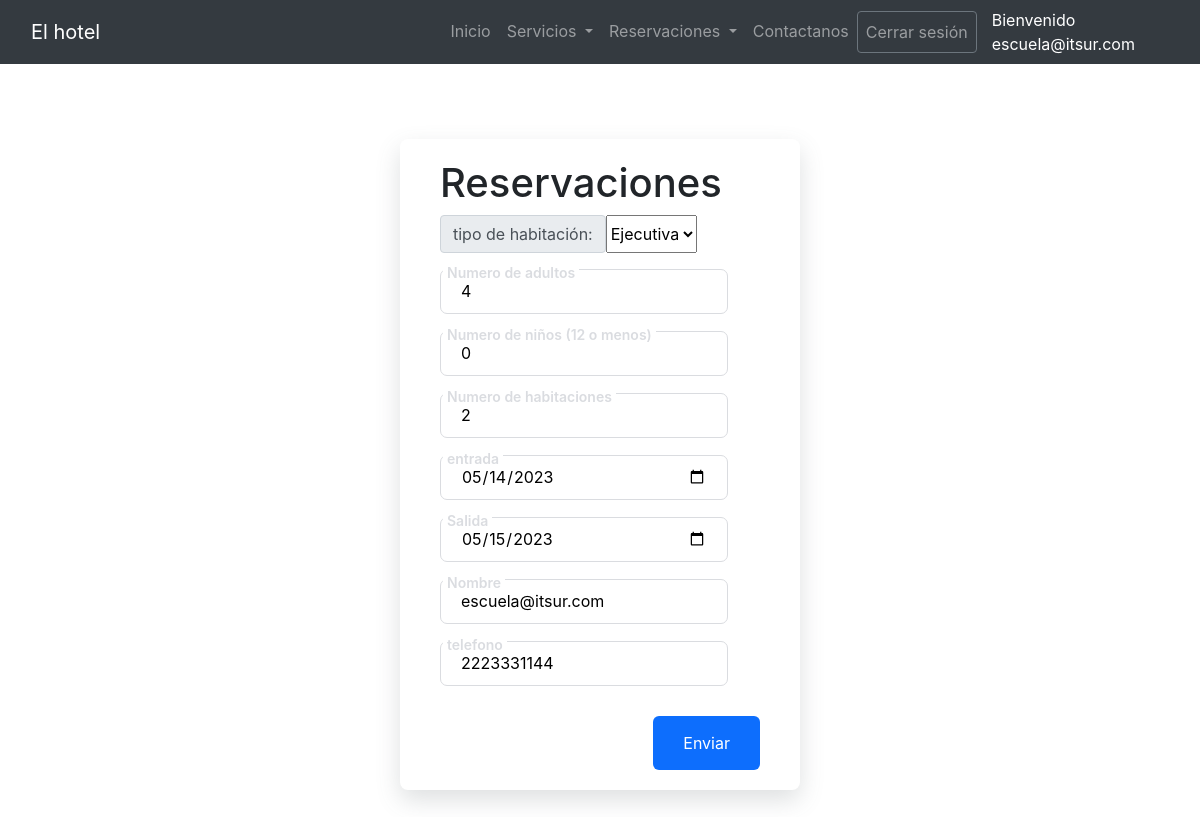
The app's page /updateReservacion.php?id=15 (signed in) with its own data.
### tables this page shows
CREATE TABLE `reservacion` (
  `id` int(3) NOT NULL,
  `tipohabitaciones` varchar(10) NOT NULL,
  `numerohabitaciones` int(3) NOT NULL,
  `entrada` varchar(15) NOT NULL,
  `salida` varchar(15) NOT NULL,
  `nombreCliente` varchar(80) NOT NULL,
  `telefono` varchar(15) NOT NULL,
  `idUsuario` int(3) NOT NULL,
  `adultos` int(3) NOT NULL,
  `jovenes` int(3) NOT NULL,
  `costoTotal` int(6) NOT NULL,
  `status` varchar(30) NOT NULL
);

### datos/classConectionMySQL.php (called while the page is built, shortened)
<?php
class ConnectionMySQL{
	private $host;
	private $user;
	private $password;
	private $database;
	public $conn;
	public function __construct(){
		$this->host=HOST;
		$this->user=USER;
		$this->password=PASSWORD;
		$this->database=DATABASE;
	}
	public function CreateConnection(){
		$this->conn = new mysqli($this->host,$this->user,$this->password,$this->database);
	}
	public function ExecuteQuery($sql){
		$result = $this->conn->query($sql);
		return $result;
	}
	public function GetRows($result){
		return $result->fetch_row();
	}
}
?>

### updateReservacion.php (the view, shortened to what this page needs)
<!DOCTYPE html>
<html lang="en">
<head>
    <link rel="stylesheet" href="cssPag/Rstye.css">
	<link rel="stylesheet" href="https://stackpath.bootstrapcdn.com/bootstrap/4.3.1/css/bootstrap.min.css">
</head>
<body>
	<?php
    	if (isset($_GET["id"]) && isset($_SESSION["user"])){
        $usuario=$_SESSION["user"];
			include_once "encabezados/logeado.php";
      require("datos/classConectionMySQL.php");
			$NewConn = new ConnectionMySQL();
			$NewConn->CreateConnection();
			$id= $_GET['id'];
			$query = "Select * from reservacion WHERE id = $id";
			$result = $NewConn -> ExecuteQuery($query);
      if ($result){
        $RowCount = $NewConn->GetCountAffectedRows();
        if ($RowCount>0){
          $row=$NewConn -> GetRows($result);
        }
      }
    	} else {
			  header("Location: index.php");
        header('Location: index.php');
    	}
  	?>
    <div class="signupFrm py-5 ">
    <form method="POST" action="editarReservacion.php" onsubmit="return verificarDatos()" class="form" id="frmReserva" name="frmReserva">
      <h1>Reservaciones</h1>
      <div class="input-group mb-3">
        <label class="input-group-text" for="tipoHabitaciones">tipo de habitación:</label>
        <select class="form-select" id="tipoHabitaciones" name="tipoHabitaciones">
          <option value="<?php echo $row[1]?>" selected><?php echo $row[1]?></option>
          </select>
      </div>
      <div class="inputContainer">
        <input maxlength="3" minlength="1" id="adultos" name="adultos" type="number" class="input" placeholder="a" required="[0-9]+" value="<?php echo $row[8]?>">
        <label for="" class="label">Numero de adultos</label>
      </div>
        <div class="inputContainer">
        <input maxlength="3" minlength="1" id="jovenes" name="jovenes" type="number" class="input" placeholder="a" required="[0-9]+" value="<?php echo $row[9]?>">
        <label for="" class="label">Numero de niños (12 o menos)</label>
      </div>
      <div class="inputContainer">
        <input maxlength="3" minlength="1" id="nHabitaciones" name="nHabitaciones" type="number" class="input" placeholder="a" required="[0-9]+" value="<?php echo $row[2]?>">
        <label for="" class="label">Numero de habitaciones</label>
      </div>
      <div class="inputContainer">
        <input id="entrada" name="entrada" type="date" class="input" placeholder="a" required min=<?php $hoy=date("Y-m-d"); echo $hoy;?> value="<?php echo $row[3]?>">
        <label for="" class="label">entrada</label>
      </div>
      <div class="inputContainer">
        <input id="salida" name="salida" type="date" class="input" placeholder="a" required min=<?php $hoy=date("Y-m-d"); echo $hoy;?> value="<?php echo $row[4]?>">
        <label for="" class="label">Salida</label>
      </div>
      <div class="inputContainer">
        <input maxlength="30" minlength="1" id="nombre" name="nombre" type="text" class="input" placeholder="a" required="" value="<?php echo $usuario?>" readonly>
        <label for="" class="label">Nombre</label>
      </div>
      <div class="inputContainer">
        <input maxlength="20" minlength="5" id="telefono" name="telefono" type="text" class="input" placeholder="a" required="" value="<?php echo $row[6]?>">
        <label for="" class="label">telefono</label>
      </div>
      <input type="submit" class="submitBtn" value="Enviar" onclick="validarNombre();">
    </form>
    </div>
</body>
</html>

### cssPag/Rstye.css (style rules this page uses)
body { box-sizing: border-box; margin: 0; padding: 0; background: url(../imgs/Rhotel.jpg); background-position: center; font-family: sans-serif; }
.signupFrm { display: flex; justify-content: center; align-items: center; height: 100vh; }
.form { background-color: white; width: 400px; border-radius: 8px; padding: 20px 40px; box-shadow: 0 10px 25px rgba(92, 99, 105, .2); }
.inputContainer { position: relative; height: 45px; width: 90%; margin-bottom: 17px; }
.input { position: absolute; top: 0px; left: 0px; height: 100%; width: 100%; border: 1px solid #DADCE0; border-radius: 7px; font-size: 16px; padding: 0 20px; outline: none; background: none; z-index: 1; }
::placeholder { color: transparent; }
.label { position: absolute; top: 15px; left: 15px; padding: 0 4px; background-color: white; color: #DADCE0; font-size: 16px; transition: 0.5s; z-index: 0; }
.submitBtn { display: block; margin-left: auto; padding: 15px 30px; border: none; background-color: #0d6efd; color: white; border-radius: 6px; cursor: pointer; font-size: 16px; margin-top: 30px; }
.input:not(:placeholder-shown)+ .label { top: -7px; left: 3px; z-index: 10; font-size: 14px; font-weight: 600; }

### records on screen
reservacion: tipoHabitaciones "Ejecutiva", adultos "4", jovenes "0", nHabitaciones "2", entrada "05/14/2023", salida "05/15/2023", telefono "2223331144"

### other values on screen
$_SESSION["user"] "escuela@itsur.com"
